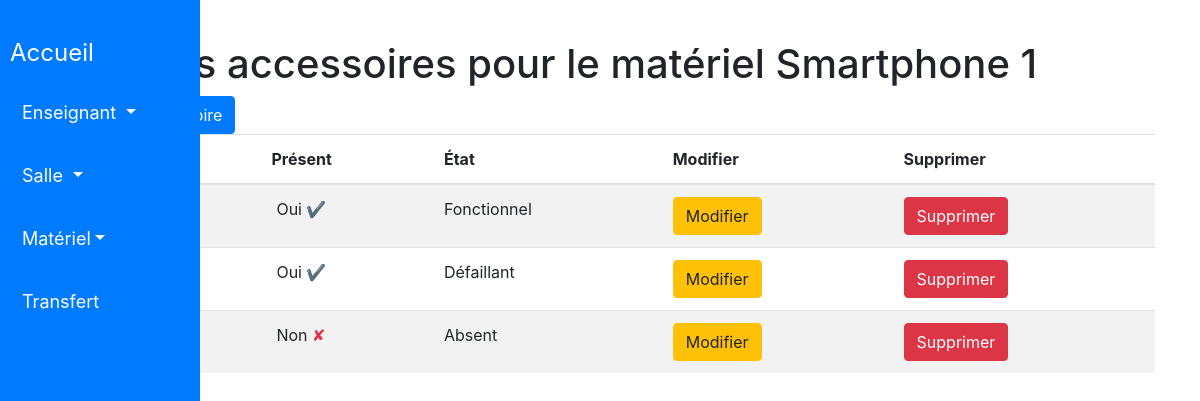
The page /gestion_materiel/materiel/1/accessoires/ on the database as committed earlier.
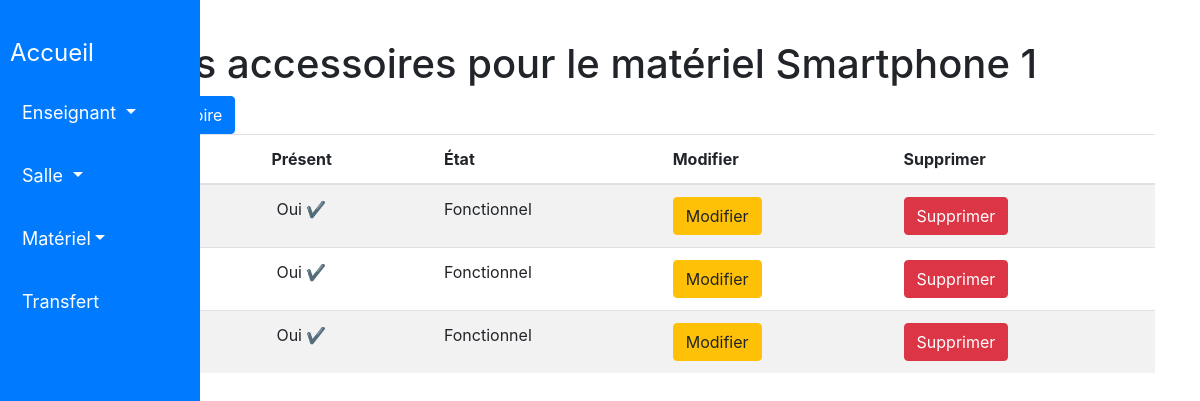
The same page on the database as committed later.
### gestion_materiel/models.py (models this page shows)
class AccessoireMateriel(models.Model):
    material = models.ForeignKey(
        Materiel,
        on_delete=models.CASCADE,
        null=True
    )
    nom = models.CharField(
        max_length=100,
        blank = True
    )
    present = models.BooleanField(
        default=True
    )
    etat = models.CharField(
        max_length=100,
        blank=True,
        null=True
    )

### gestion_materiel/views.py (the view)
# urls.py: path('gestion_materiel/materiel/<int:materiel_id>/accessoires/', liste_accessoires, name='liste_accessoires'),
def liste_accessoires(request, materiel_id):
    materiel = Materiel.objects.get(id=materiel_id)
    accessoires = AccessoireMateriel.objects.filter(material=materiel)
    return render(request, 'gestion_materiel/materiel/accessoire/liste_accessoires.html', {'materiel': materiel, 'accessoires': accessoires})

### templates/gestion_materiel/materiel/accessoire/liste_accessoires.html (shortened to what this page needs)
<!DOCTYPE html>
<html>
<head>
</head>
<body>
    {% include 'gestion_materiel/includes/entete.html' %}
    <div class="container">
        <h1>Liste des accessoires pour le matériel {{ materiel.nom }}</h1>
        <a href="{% url 'ajouter_accessoire' materiel_id=materiel.id %}" class="btn btn-primary">Ajouter un accessoire</a>
        <table class="table table-striped">
            <thead>
                <tr>
                    <th>Nom</th>
                    <th>Présent</th>
                    <th>État</th>
                    <th>Modifier</th>
                    <th>Supprimer</th>
                </tr>
            </thead>
            <tbody>
                {% for accessoire in accessoires %}
                    <tr>
                        <td>{{ accessoire.nom }}</td>
                        <td>
                            {% if accessoire.present %}
                                <span style="margin-left: 5px"> Oui </span><span class="text-success">&#10004;</span>
                            {% else %}
                                <span style="margin-left: 5px"> Non </span><span class="text-danger">&#10008;</span>
                            {% endif %}
                        </td>
                        <td>{{ accessoire.etat }}</td>
                        <td>
                            <a href="{% url 'modifier_accessoire' materiel_id=materiel.id accessoire_id=accessoire.id %}" class="btn btn-warning">Modifier</a>
                        </td>
                        <td>
                            <form method="post" action="{% url 'supprimer_accessoire' materiel_id=materiel.id accessoire_id=accessoire.id %}">
                                <button type="submit" class="btn btn-danger">Supprimer</button>
                            </form>
                        </td>
                    </tr>
                {% empty %}
                    <tr>
                        <td colspan="5">Aucun accessoire trouvé.</td>
                    </tr>
                {% endfor %}
            </tbody>
        </table>
    </div>
</body>
</html>

Rows that differ between the two databases and show on the page:
changed AccessoireMateriel (number 2 of 3 on the later page): etat "Défaillant" → "Fonctionnel"
changed AccessoireMateriel (number 3 of 3 on the later page): etat "Absent" → "Fonctionnel"; present "Non ✘" → "Oui ✔"
